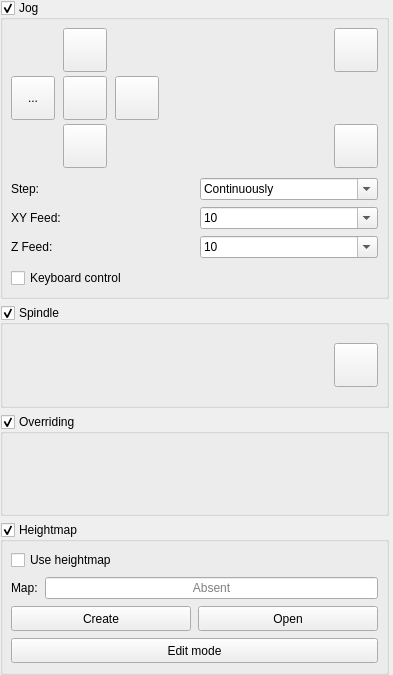
         <widget class="Widget" name="scrollAreaWidgetContents">
          <property name="geometry">
           <rect>
            <x>0</x>
            <y>0</y>
            <width>393</width>
            <height>675</height>
           </rect>
          </property>
          <property name="sizePolicy">
           <sizepolicy hsizetype="Minimum" vsizetype="Maximum">
            <horstretch>0</horstretch>
            <verstretch>0</verstretch>
           </sizepolicy>
          </property>
          <layout class="QVBoxLayout" name="verticalLayout_21">
           <property name="leftMargin">
            <number>0</number>
           </property>
           <property name="topMargin">
            <number>0</number>
           </property>
           <property name="rightMargin">
            <number>4</number>
           </property>
           <property name="bottomMargin">
            <number>0</number>
           </property>
           <item>
            <widget class="GroupBox" name="grpJog">
             <property name="title">
              <string>Jog</string>
             </property>
             <property name="checkable">
              <bool>true</bool>
             </property>
             <property name="overrided" stdset="0">
              <bool>false</bool>
             </property>
             <layout class="QVBoxLayout" name="verticalLayout_11">
              <property name="leftMargin">
               <number>8</number>
              </property>
              <property name="topMargin">
               <number>8</number>
              </property>
              <property name="rightMargin">
               <number>8</number>
              </property>
              <property name="bottomMargin">
               <number>8</number>
              </property>
              <item>
               <widget class="QWidget" name="widgetJog" native="true">
                <layout class="QVBoxLayout" name="verticalLayout_9">
                 <property name="spacing">
                  <number>10</number>
                 </property>
                 <property name="leftMargin">
                  <number>0</number>
                 </property>
                 <property name="topMargin">
                  <number>0</number>
                 </property>
                 <property name="rightMargin">
                  <number>0</number>
                 </property>
                 <property name="bottomMargin">
                  <number>0</number>
                 </property>
                 <item>
                  <layout class="QGridLayout" name="gridLayout_3">
                   <property name="horizontalSpacing">
                    <number>8</number>
                   </property>
                   <property name="verticalSpacing">
                    <number>4</number>
                   </property>
                   <item row="2" column="0">
                    <widget class="StyledToolButton" name="cmdXMinus">
                     <property name="sizePolicy">
                      <sizepolicy hsizetype="Fixed" vsizetype="Fixed">
                       <horstretch>0</horstretch>
                       <verstretch>0</verstretch>
                      </sizepolicy>
                     </property>
                     <property name="minimumSize">
                      <size>
                       <width>44</width>
                       <height>44</height>
                      </size>
                     </property>
                     <property name="toolTip">
                      <string>X-</string>
                     </property>
                     <property name="text">
                      <string>...</string>
                     </property>
                     <property name="icon">
                      <iconset resource="images.qrc">
                       <normaloff>:/images/1401561986_chevron-left.png</normaloff>:/images/1401561986_chevron-left.png</iconset>
                     </property>
                     <property name="iconSize">
                      <size>
                       <width>30</width>
                       <height>30</height>
                      </size>
                     </property>
                    </widget>
                   </item>
                   <item row="3" column="1">
                    <layout class="QHBoxLayout" name="horizontalLayout_13">
                     <property name="spacing">
                      <number>0</number>
                     </property>
                     <item>
                      <widget class="StyledToolButton" name="cmdYMinus">
                       <property name="sizePolicy">
                        <sizepolicy hsizetype="Fixed" vsizetype="Fixed">
                         <horstretch>0</horstretch>
                         <verstretch>0</verstretch>
                        </sizepolicy>
                       </property>
                       <property name="minimumSize">
                        <size>
                         <width>44</width>
                         <height>44</height>
                        </size>
                       </property>
                       <property name="toolTip">
                        <string>Y-</string>
                       </property>
                       <property name="text">
                        <string/>
                       </property>
                       <property name="icon">
                        <iconset resource="images.qrc">
                         <normaloff>:/images/1401562173_chevron-down.png</normaloff>:/images/1401562173_chevron-down.png</iconset>
                       </property>
                       <property name="iconSize">
                        <size>
                         <width>30</width>
                         <height>30</height>
                        </size>
                       </property>
                      </widget>
                     </item>
                    </layout>
                   </item>
                   <item row="2" column="2">
                    <widget class="StyledToolButton" name="cmdXPlus">
                     <property name="sizePolicy">
                      <sizepolicy hsizetype="Fixed" vsizetype="Fixed">
                       <horstretch>0</horstretch>
                       <verstretch>0</verstretch>
                      </sizepolicy>
                     </property>
                     <property name="minimumSize">
                      <size>
                       <width>44</width>
                       <height>44</height>
                      </size>
                     </property>
                     <property name="toolTip">
                      <string>X+</string>
                     </property>
                     <property name="text">
                      <string/>
                     </property>
                     <property name="icon">
                      <iconset resource="images.qrc">
                       <normaloff>:/images/1401562173_chevron-right.png</normaloff>:/images/1401562173_chevron-right.png</iconset>
                     </property>
                     <property name="iconSize">
                      <size>
                       <width>30</width>
                       <height>30</height>
                      </size>
                     </property>
                    </widget>
                   </item>
                   <item row="0" column="1">
                    <layout class="QHBoxLayout" name="horizontalLayout_12">
                     <property name="spacing">
                      <number>0</number>
                     </property>
                     <item>
                      <widget class="StyledToolButton" name="cmdYPlus">
                       <property name="sizePolicy">
                        <sizepolicy hsizetype="Fixed" vsizetype="Fixed">
                         <horstretch>0</horstretch>
                         <verstretch>0</verstretch>
                        </sizepolicy>
                       </property>
                       <property name="minimumSize">
                        <size>
                         <width>44</width>
                         <height>44</height>
                        </size>
                       </property>
                       <property name="toolTip">
                        <string>Y+</string>
                       </property>
                       <property name="text">
                        <string/>
                       </property>
                       <property name="icon">
                        <iconset resource="images.qrc">
                         <normaloff>:/images/1401562173_chevron-up.png</normaloff>:/images/1401562173_chevron-up.png</iconset>
                       </property>
                       <property name="iconSize">
                        <size>
                         <width>30</width>
                         <height>30</height>
                        </size>
                       </property>
                      </widget>
                     </item>
                    </layout>
                   </item>
                   <item row="0" column="3">
                    <layout class="QHBoxLayout" name="horizontalLayout_25">
                     <property name="spacing">
                      <number>0</number>
                     </property>
                     <item>
                      <spacer name="horizontalSpacer">
                       <property name="orientation">
                        <enum>Qt::Horizontal</enum>
                       </property>
                       <property name="sizeHint" stdset="0">
                        <size>
                         <width>0</width>
                         <height>20</height>
                        </size>
                       </property>
                      </spacer>
                     </item>
                     <item>
                      <widget class="StyledToolButton" name="cmdZPlus">
                       <property name="sizePolicy">
                        <sizepolicy hsizetype="Fixed" vsizetype="Fixed">
                         <horstretch>0</horstretch>
                         <verstretch>0</verstretch>
                        </sizepolicy>
                       </property>
                       <property name="minimumSize">
                        <size>
                         <width>44</width>
                         <height>44</height>
                        </size>
                       </property>
                       <property name="toolTip">
                        <string>Z+</string>
                       </property>
                       <property name="text">
                        <string/>
                       </property>
                       <property name="icon">
                        <iconset resource="images.qrc">
                         <normaloff>:/images/1401562699_icon-arrow-up-b.png</normaloff>:/images/1401562699_icon-arrow-up-b.png</iconset>
                       </property>
                       <property name="iconSize">
                        <size>
                         <width>28</width>
                         <height>28</height>
                        </size>
                       </property>
                      </widget>
                     </item>
                    </layout>
                   </item>
                   <item row="3" column="3">
                    <layout class="QHBoxLayout" name="horizontalLayout_26">
                     <property name="spacing">
                      <number>0</number>
                     </property>
                     <item>
                      <spacer name="horizontalSpacer_2">
                       <property name="orientation">
                        <enum>Qt::Horizontal</enum>
                       </property>
                       <property name="sizeHint" stdset="0">
                        <size>
                         <width>0</width>
                         <height>20</height>
                        </size>
                       </property>
                      </spacer>
                     </item>
                     <item>
                      <widget class="StyledToolButton" name="cmdZMinus">
                       <property name="sizePolicy">
                        <sizepolicy hsizetype="Fixed" vsizetype="Fixed">
                         <horstretch>0</horstretch>
                         <verstretch>0</verstretch>
                        </sizepolicy>
                       </property>
                       <property name="minimumSize">
                        <size>
                         <width>44</width>
                         <height>44</height>
                        </size>
                       </property>
                       <property name="toolTip">
                        <string>Z-</string>
                       </property>
                       <property name="text">
                        <string/>
                       </property>
                       <property name="icon">
                        <iconset resource="images.qrc">
                         <normaloff>:/images/1401562699_icon-arrow-down-b.png</normaloff>:/images/1401562699_icon-arrow-down-b.png</iconset>
                       </property>
                       <property name="iconSize">
                        <size>
                         <width>28</width>
                         <height>28</height>
                        </size>
                       </property>
                      </widget>
                     </item>
                    </layout>
                   </item>
                   <item row="2" column="1">
                    <layout class="QHBoxLayout" name="horizontalLayout_15">
                     <property name="spacing">
                      <number>0</number>
                     </property>
                     <item>
                      <widget class="StyledToolButton" name="cmdStop">
                       <property name="sizePolicy">
                        <sizepolicy hsizetype="Fixed" vsizetype="Fixed">
                         <horstretch>0</horstretch>
                         <verstretch>0</verstretch>
                        </sizepolicy>
                       </property>
                       <property name="minimumSize">
                        <size>
                         <width>44</width>
                         <height>44</height>
                        </size>
                       </property>
                       <property name="toolTip">
                        <string>Stop</string>
                       </property>
                       <property name="text">
                        <string/>
                       </property>
                       <property name="icon">
                        <iconset resource="images.qrc">
                         <normaloff>:/images/brake.png</normaloff>:/images/brake.png</iconset>
                       </property>
                       <property name="iconSize">
                        <size>
                         <width>30</width>
                         <height>30</height>
                        </size>
                       </property>
                      </widget>
                     </item>
                    </layout>
                   </item>
                  </layout>
                 </item>
                 <item>
                  <layout class="QGridLayout" name="gridLayout_8">
                   <property name="verticalSpacing">
                    <number>7</number>
                   </property>
                   <item row="3" column="0">
                    <widget class="QLabel" name="label_22">
                     <property name="text">
                      <string>Z Feed:</string>
                     </property>
                    </widget>
                   </item>
                   <item row="2" column="0">
                    <widget class="QLabel" name="label_23">
                     <property name="text">
                      <string>XY Feed:</string>
                     </property>
                    </widget>
                   </item>
                   <item row="3" column="1">
                    <widget class="ComboBoxKey" name="cboZJogFeed">
                     <property name="editable">
                      <bool>true</bool>
                     </property>
                     <property name="insertPolicy">
                      <enum>QComboBox::NoInsert</enum>
                     </property>
                     <item>
                      <property name="text">
                       <string>10</string>
                      </property>
                     </item>
                     <item>
                      <property name="text">
                       <string>50</string>
                      </property>
                     </item>
                     <item>
                      <property name="text">
                       <string>100</string>
                      </property>
                     </item>
                     <item>
                      <property name="text">
                       <string>500</string>
                      </property>
                     </item>
                     <item>
                      <property name="text">
                       <string>1000</string>
                      </property>
                     </item>
                     <item>
                      <property name="text">
                       <string>2000</string>
                      </property>
                     </item>
                    </widget>
                   </item>
                   <item row="0" column="0">
                    <widget class="QLabel" name="label_20">
                     <property name="text">
                      <string>Step:</string>
                     </property>
                    </widget>
                   </item>
                   <item row="0" column="1">
                    <widget class="ComboBoxKey" name="cboJogStep">
                     <property name="editable">
                      <bool>true</bool>
                     </property>
                     <property name="insertPolicy">
                      <enum>QComboBox::NoInsert</enum>
                     </property>
                     <item>
                      <property name="text">
                       <string>Continuously</string>
                      </property>
                     </item>
                     <item>
                      <property name="text">
                       <string>0.01</string>
                      </property>
                     </item>
                     <item>
                      <property name="text">
                       <string>0.1</string>
                      </property>
                     </item>
                     <item>
                      <property name="text">
                       <string>1</string>
                      </property>
                     </item>
                     <item>
                      <property name="text">
                       <string>5</string>
                      </property>
                     </item>
                     <item>
                      <property name="text">
                       <string>10</string>
                      </property>
                     </item>
                     <item>
                      <property name="text">
                       <string>100</string>
                      </property>
                     </item>
                    </widget>
                   </item>
                   <item row="2" column="1">
                    <widget class="ComboBoxKey" name="cboXYJogFeed">
                     <property name="editable">
                      <bool>true</bool>
                     </property>
                     <property name="insertPolicy">
                      <enum>QComboBox::NoInsert</enum>
                     </property>
                     <item>
                      <property name="text">
                       <string>10</string>
                      </property>
                     </item>
                     <item>
                      <property name="text">
                       <string>50</string>
                      </property>
                     </item>
                     <item>
                      <property name="text">
                       <string>100</string>
                      </property>
                     </item>
                     <item>
                      <property name="text">
                       <string>500</string>
                      </property>
                     </item>
                     <item>
                      <property name="text">
                       <string>1000</string>
                      </property>
                     </item>
                     <item>
                      <property name="text">
                       <string>2000</string>
                      </property>
                     </item>
                    </widget>
                   </item>
                  </layout>
                 </item>
                 <item>
                  <widget class="QCheckBox" name="chkKeyboardControl">
                   <property name="text">
                    <string>Keyboard control</string>
                   </property>
                  </widget>
                 </item>
                </layout>
               </widget>
              </item>
             </layout>
            </widget>
           </item>
           <item>
            <widget class="GroupBox" name="grpSpindle">
             <property name="enabled">
              <bool>true</bool>
             </property>
             <property name="title">
              <string>Spindle</string>
             </property>
             <property name="checkable">
              <bool>true</bool>
             </property>
             <property name="overrided" stdset="0">
              <bool>false</bool>
             </property>
             <layout class="QHBoxLayout" name="horizontalLayout_2">
              <property name="leftMargin">
               <number>8</number>
              </property>
              <property name="topMargin">
               <number>8</number>
              </property>
              <property name="rightMargin">
               <number>8</number>
              </property>
              <property name="bottomMargin">
               <number>8</number>
              </property>
              <item>
               <widget class="QWidget" name="widgetSpindle" native="true">
                <layout class="QHBoxLayout" name="horizontalLayout_16">
                 <property name="leftMargin">
                  <number>0</number>
                 </property>
                 <property name="topMargin">
                  <number>0</number>
                 </property>
                 <property name="rightMargin">
                  <number>0</number>
                 </property>
                 <property name="bottomMargin">
                  <number>0</number>
                 </property>
                 <item>
                  <widget class="SliderBox" name="slbSpindle" native="true"/>
                 </item>
                 <item>
                  <widget class="StyledToolButton" name="cmdSpindle">
                   <property name="enabled">
                    <bool>true</bool>
                   </property>
                   <property name="sizePolicy">
                    <sizepolicy hsizetype="Fixed" vsizetype="Fixed">
                     <horstretch>0</horstretch>
                     <verstretch>0</verstretch>
                    </sizepolicy>
                   </property>
                   <property name="minimumSize">
                    <size>
                     <width>44</width>
                     <height>44</height>
                    </size>
                   </property>
                   <property name="toolTip">
                    <string>Spindle on/off</string>
                   </property>
                   <property name="icon">
                    <iconset resource="images.qrc">
                     <normaloff>:/images/cutter.png</normaloff>:/images/cutter.png</iconset>
                   </property>
                   <property name="iconSize">
                    <size>
                     <width>28</width>
                     <height>28</height>
                    </size>
                   </property>
                   <property name="checkable">
                    <bool>true</bool>
                   </property>
                  </widget>
                 </item>
                </layout>
               </widget>
              </item>
             </layout>
            </widget>
           </item>
           <item>
            <widget class="GroupBox" name="grpOverriding">
             <property name="enabled">
              <bool>true</bool>
             </property>
             <property name="title">
              <string>Overriding</string>
             </property>
             <property name="checkable">
              <bool>true</bool>
             </property>
             <property name="overrided" stdset="0">
              <bool>false</bool>
             </property>
             <layout class="QHBoxLayout" name="horizontalLayout_14">
              <property name="leftMargin">
               <number>8</number>
              </property>
              <property name="topMargin">
               <number>8</number>
              </property>
              <property name="rightMargin">
               <number>8</number>
              </property>
              <property name="bottomMargin">
               <number>8</number>
              </property>
              <item>
               <widget class="QWidget" name="widgetFeed" native="true">
                <layout class="QVBoxLayout" name="verticalLayout_22">
                 <property name="leftMargin">
                  <number>0</number>
                 </property>
                 <property name="topMargin">
                  <number>0</number>
                 </property>
                 <property name="rightMargin">
                  <number>0</number>
                 </property>
                 <property name="bottomMargin">
                  <number>0</number>
                 </property>
                 <item>
                  <widget class="SliderBox" name="slbFeedOverride" native="true"/>
                 </item>
                 <item>
                  <widget class="SliderBox" name="slbRapidOverride" native="true"/>
                 </item>
                 <item>
                  <widget class="SliderBox" name="slbSpindleOverride" native="true"/>
                 </item>
                </layout>
               </widget>
              </item>
             </layout>
            </widget>
           </item>
           <item>
            <widget class="GroupBox" name="grpHeightMap">
             <property name="title">
              <string>Heightmap</string>
             </property>
             <property name="checkable">
              <bool>true</bool>
             </property>
             <property name="overrided" stdset="0">
              <bool>false</bool>
             </property>
             <layout class="QVBoxLayout" name="verticalLayout_16">
              <property name="leftMargin">
               <number>8</number>
              </property>
              <property name="topMargin">
               <number>8</number>
              </property>
              <property name="rightMargin">
               <number>8</number>
              </property>
              <property name="bottomMargin">
               <number>9</number>
              </property>
              <item>
               <widget class="QWidget" name="widgetHeightMap" native="true">
                <layout class="QVBoxLayout" name="verticalLayout_15">
                 <property name="spacing">
                  <number>7</number>
                 </property>
                 <property name="leftMargin">
                  <number>0</number>
                 </property>
                 <property name="topMargin">
                  <number>0</number>
                 </property>
                 <property name="rightMargin">
                  <number>0</number>
                 </property>
                 <property name="bottomMargin">
                  <number>0</number>
                 </property>
                 <item>
                  <widget class="QCheckBox" name="chkHeightMapUse">
                   <property name="text">
                    <string>Use heightmap</string>
                   </property>
                  </widget>
                 </item>
                 <item>
                  <layout class="QHBoxLayout" name="horizontalLayout_22">
                   <item>
                    <widget class="QLabel" name="label_15">
                     <property name="text">
                      <string>Map:</string>
                     </property>
                    </widget>
                   </item>
                   <item>
                    <widget class="QLineEdit" name="txtHeightMap">
                     <property name="focusPolicy">
                      <enum>Qt::NoFocus</enum>
                     </property>
                     <property name="text">
                      <string/>
                     </property>
                     <property name="alignment">
                      <set>Qt::AlignCenter</set>
                     </property>
                     <property name="readOnly">
                      <bool>true</bool>
                     </property>
                     <property name="placeholderText">
                      <string>Absent</string>
                     </property>
                    </widget>
                   </item>
                  </layout>
                 </item>
                 <item>
                  <layout class="QHBoxLayout" name="horizontalLayout_21">
                   <item>
                    <widget class="StyledToolButton" name="cmdHeightMapCreate">
                     <property name="sizePolicy">
                      <sizepolicy hsizetype="Preferred" vsizetype="Fixed">
                       <horstretch>0</horstretch>
                       <verstretch>0</verstretch>
                      </sizepolicy>
                     </property>
                     <property name="minimumSize">
                      <size>
                       <width>0</width>
                       <height>25</height>
                      </size>
                     </property>
                     <property name="text">
                      <string>Create</string>
                     </property>
                    </widget>
                   </item>
                   <item>
                    <widget class="StyledToolButton" name="cmdHeightMapLoad">
                     <property name="sizePolicy">
                      <sizepolicy hsizetype="Preferred" vsizetype="Fixed">
                       <horstretch>0</horstretch>
                       <verstretch>0</verstretch>
                      </sizepolicy>
                     </property>
                     <property name="minimumSize">
                      <size>
                       <width>0</width>
                       <height>25</height>
                      </size>
                     </property>
                     <property name="text">
                      <string>Open</string>
                     </property>
                    </widget>
                   </item>
                  </layout>
                 </item>
                 <item>
                  <widget class="StyledToolButton" name="cmdHeightMapMode">
                   <property name="sizePolicy">
                    <sizepolicy hsizetype="Preferred" vsizetype="Fixed">
                     <horstretch>0</horstretch>
                     <verstretch>0</verstretch>
                    </sizepolicy>
                   </property>
                   <property name="minimumSize">
                    <size>
                     <width>42</width>
                     <height>25</height>
                    </size>
                   </property>
                   <property name="text">
                    <string>Edit mode</string>
                   </property>
                   <property name="checkable">
                    <bool>true</bool>
                   </property>
                  </widget>
                 </item>
                </layout>
               </widget>
              </item>
             </layout>
            </widget>
           </item>
          </layout>
         </widget>
